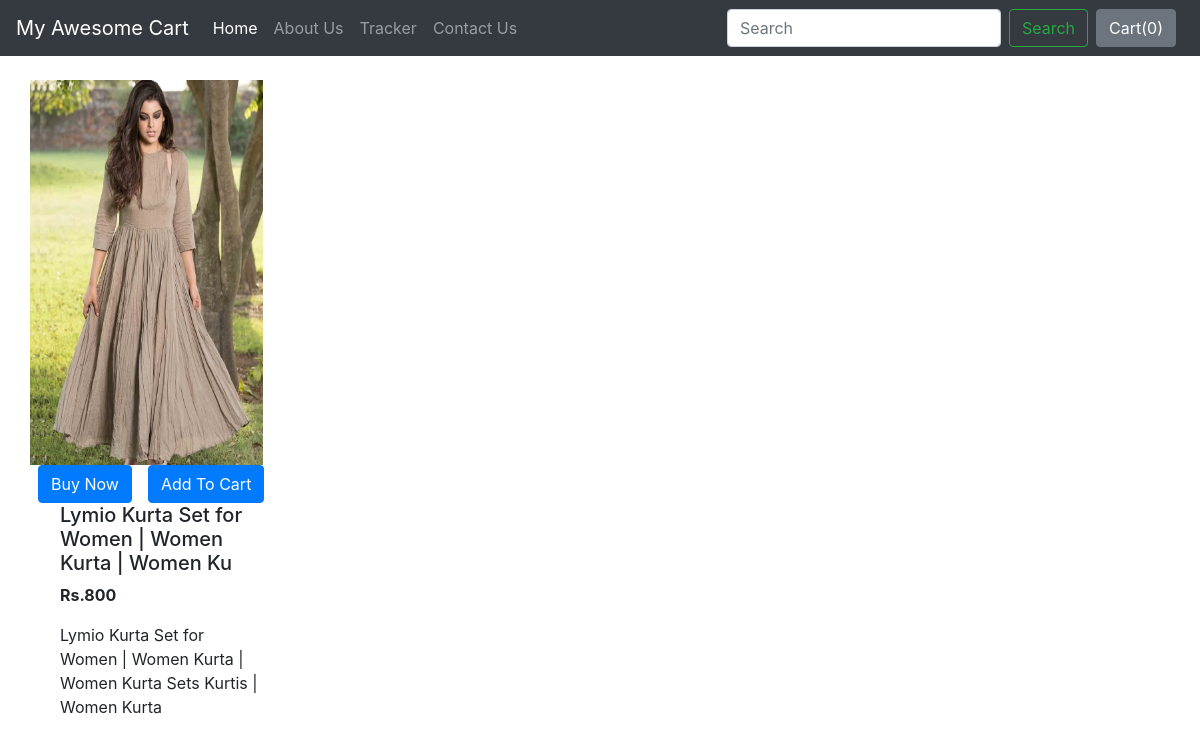
The page /shop/products/10 on the database its author committed.
### shop/models.py (models this page shows)
class Product(models.Model):
    product_id=models.AutoField
    product_name=models.CharField(max_length=50)
    category= models.CharField(max_length=50, default="")
    subcategory=models.CharField(max_length=50, default="")
    price=models.IntegerField(default=0)
    desc=models.CharField(max_length=300)
    pub_date=models.DateField()
    image=models.ImageField(upload_to="shop/images",default="")
    def __str__(self):
        return self.product_name

### shop/views.py (the view)
# urls.py: path("products/<int:myid>",views.productView, name="ProductView"),
def productView(request,myid):
    product=Product.objects.filter(id=myid)
    print(product)
    return render(request, 'shop/prodView.html',{'product':product[0]})

### shop/templates/shop/prodView.html (shortened to what this page needs)
{% extends 'shop/basic.html' %}
{% block body %}
<div class="container my-4">
    <div class="row">
        <div class="col-md-4">
            <div class="row">
                <img src="/media/{{product.image}}" width="233px" height="385px">
            </div>
            <div class="row">
                <button class="btn btn-primary mx-2"> Buy Now</button>
                <button class="btn btn-primary mx-2 "> Add To Cart</button>
            </div>
            <div class="col-md-8">
                <h5>{{product.product_name}}</h5>
                <p><b>Rs.{{product.price}}</b></p>
                <p>{{product.desc}}</p>
            </div>
        </div>
    </div>
        {% endblock %}

### rows shown on the page
Product: image (picture), product_name "Lymio Kurta Set for Women | Women Kurta | Women Ku", price "800", desc "Lymio Kurta Set for Women | Women Kurta | Women Kurta Sets Kurtis | Women Kurta"
